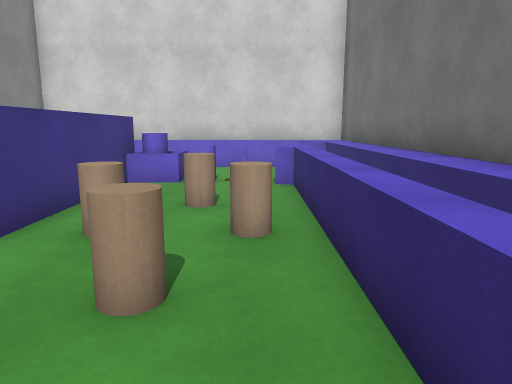
[1] (above)

12 first-person views from a walk through a 3-D level made in the Unity game engine. The camera is 1.5 m above the floor, tilts 10° down and sees 70° across. The floor is counted in squares, 1 m on a side. Each view is taken from the middle of a square. On the plan, view 1 faces up. The plan holds only what a view shows up to about 16 squares ahead; the rest is blank. Surface patterns are stand-ins for the level's own textures.

[2]
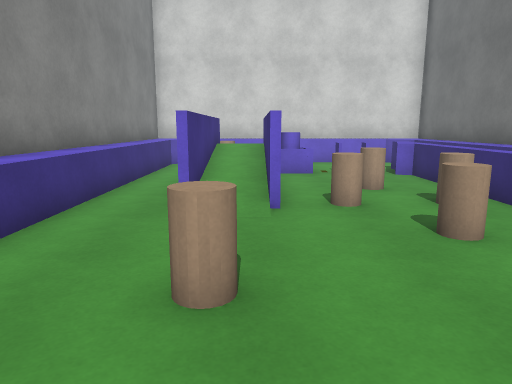

[3]
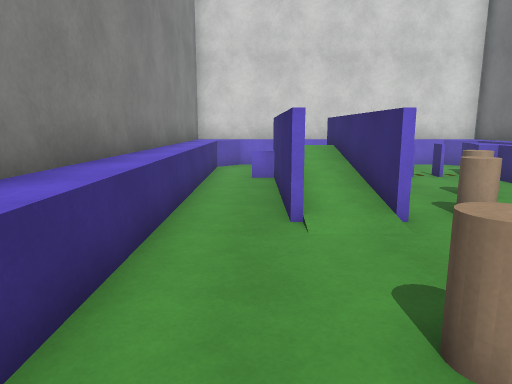

[4]
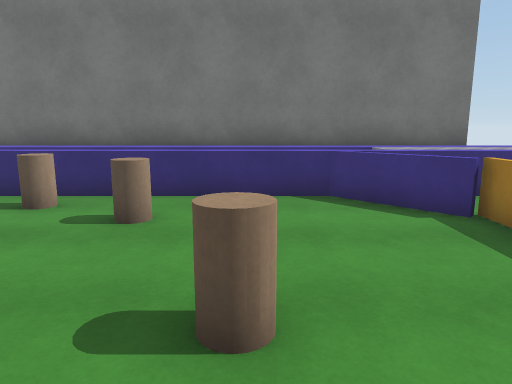

[5]
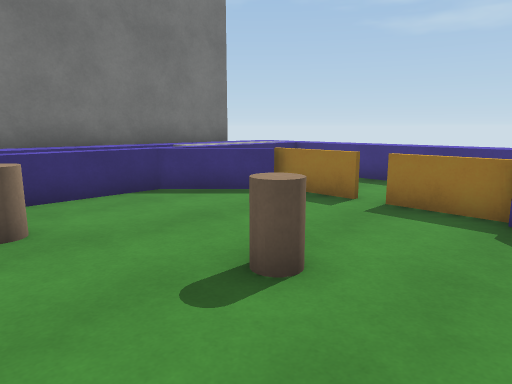

[6]
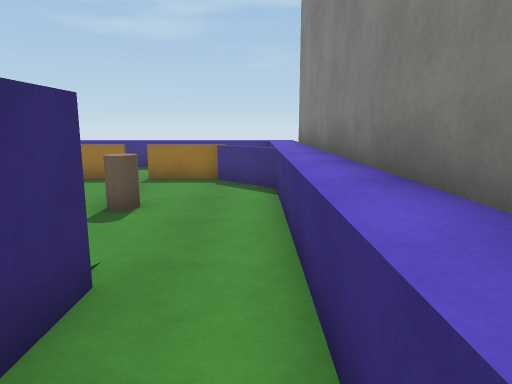

[7]
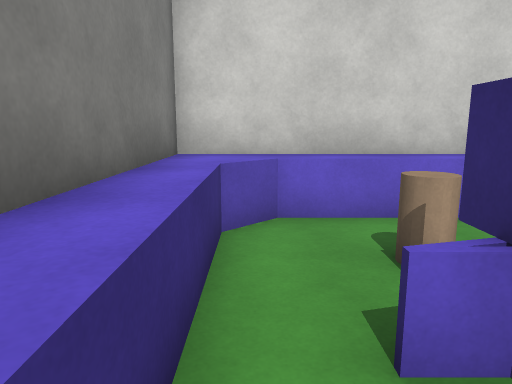

[8]
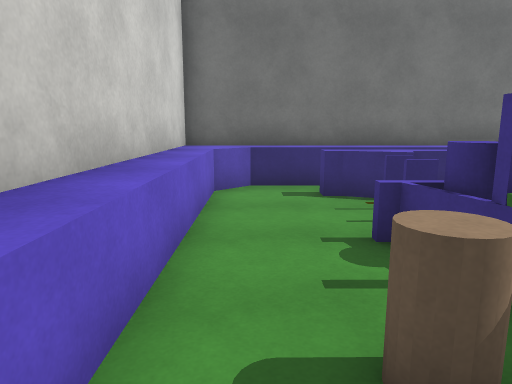

[9]
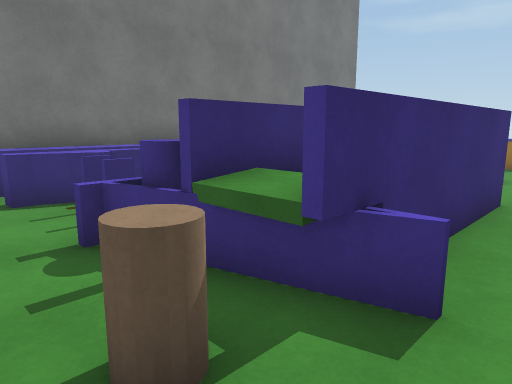

[10]
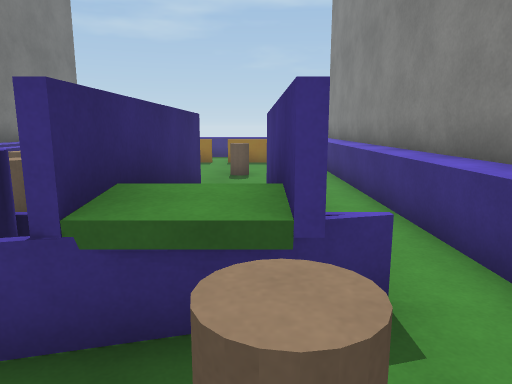

[11]
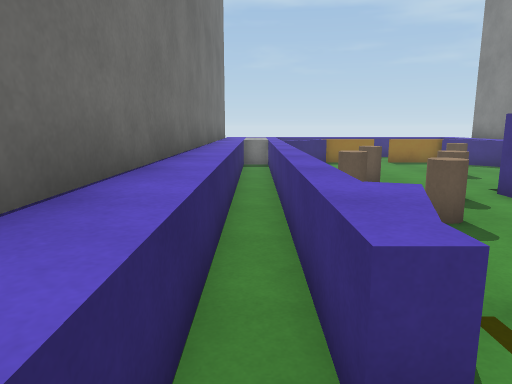

[12]
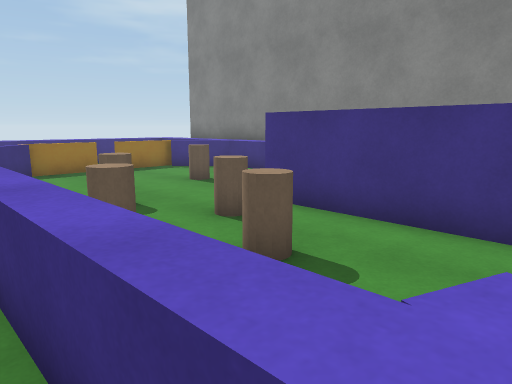

### Floor plan
Key: @ floor where view 1 was taken; # wall or solid block; x gap in a wall; . floor; = window, fence, low wall or low ledge; ^ raised ledge; B blue block; C blue cylinder; Y cylinder.
Columns run from 9 left of view 1 to 4 right of it. Each row starts with its distance up from view 1.
 15 #^^^^^^^^^^^^#
 14 #BB^^^^^^^^BB#
 13 #B..........B#
 12 #^..Y.......^#
 11 #^...=#==.^.^#
 10 #^.=##C==.B.^#
  9 #^..##....^.^#
  8 #^..##....^.^#
  7 #^..##..Y.^.^#
  6 #^..##....^.^#
  5 #^..##.Y.Y^.^#
  4 #^........^.^#
  3 #^......Y.^.^#
  2 #^........^.^#
  1 #^..YY....^.^#
  0 #^.......@^.^#
 -1 #^........^.^#
 -2 #^=......=^^^#
 -3 #^ ==xx==.^^^#
 -4 #^        ^^^#
 -5 #^        ^^^#

Positions as (right, up) in squares from view 1, and headings:
1: (0, 0), facing up
2: (-4, -2), facing up
3: (-6, -1), facing up
4: (-7, 1), facing right
5: (-7, 4), facing down-right
6: (-7, 8), facing down
7: (-7, 8), facing up
8: (-7, 13), facing right
9: (-7, 13), facing down-right
10: (-5, 13), facing down
11: (2, 13), facing down
12: (2, 10), facing down-left
